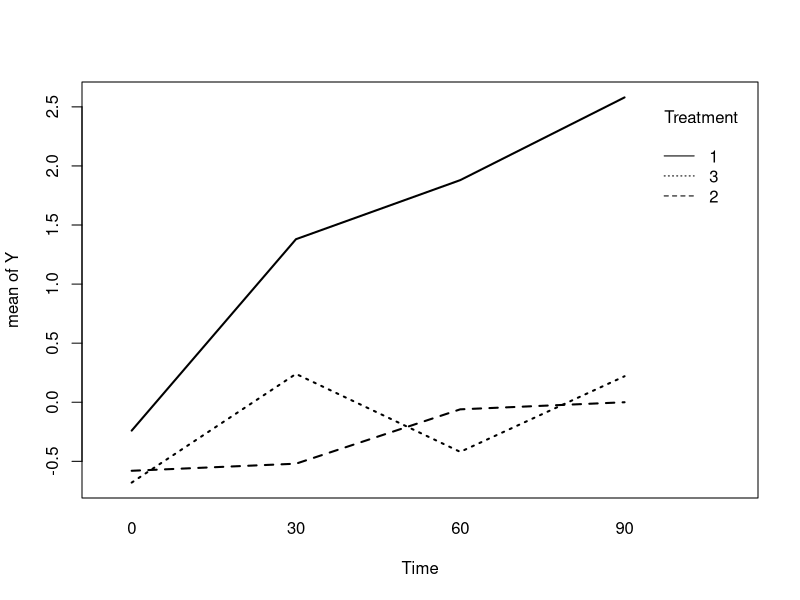

The R script that drew this image:
# Lesson 10: Longitudinal Analysis or Repeated Measures

# read data ---------------------------------------------------------------

phlebitisdata <- read.table("phlebitis.csv", header = T, sep = ",")
head(phlebitisdata)

attach(phlebitisdata)


# anova -------------------------------------------------------------------

aov.p <- aov(Y ~ factor(Treatment)*factor(Time) + Error(factor(Animal)),
             data = phlebitisdata)
summary(aov.p)


# interaction plot --------------------------------------------------------

library(nlme)
interaction.plot(Time, factor(Treatment), Y, lty = c(1:3), lwd=2,
                 ylab = "mean of Y", 
                 xlab = "Time", 
                 trace.label = "Treatment")


# correlation model -------------------------------------------------------

nestinginfo <- groupedData(Y ~ Treatment | Animal, data = phlebitisdata)
fit.compsym <- gls(Y ~ factor(Treatment)*factor(Time), data = nestinginfo,
                   corr=corCompSymm(, form = ~ 1|Animal))

fit.nostruct <- gls(Y ~ factor(Treatment)*factor(Time), data = nestinginfo, 
      corr=corSymm(, form= ~1|Animal), weights = varIdent(form =  ~1|Time))

fit.ar1 <- gls(Y ~ factor(Treatment)*factor(Time), 
               data=nestinginfo, 
               corr=corAR1(, form=~ 1 | Animal))
fit.ar1het <- gls(Y ~ factor(Treatment)*factor(Time), data=nestinginfo, 
   corr=corAR1(,form= ~ 1 | Animal), weights=varIdent(form = ~ 1 | Time))


# compare models ----------------------------------------------------------

anova(fit.compsym, fit.nostruct, fit.ar1, fit.ar1het)

fit.ar1polytime <- gls(Y ~ factor(Treatment)*poly(Time, degree = 3), 
                       data=nestinginfo,
                       corr=corAR1(, form= ~ 1 | Animal))
summary(fit.ar1polytime)

anova(fit.compsym)
anova(fit.ar1)
anova(fit.ar1polytime)
anova(fit.ar1polytime, fit.ar1)
detach(phlebitisdata)

